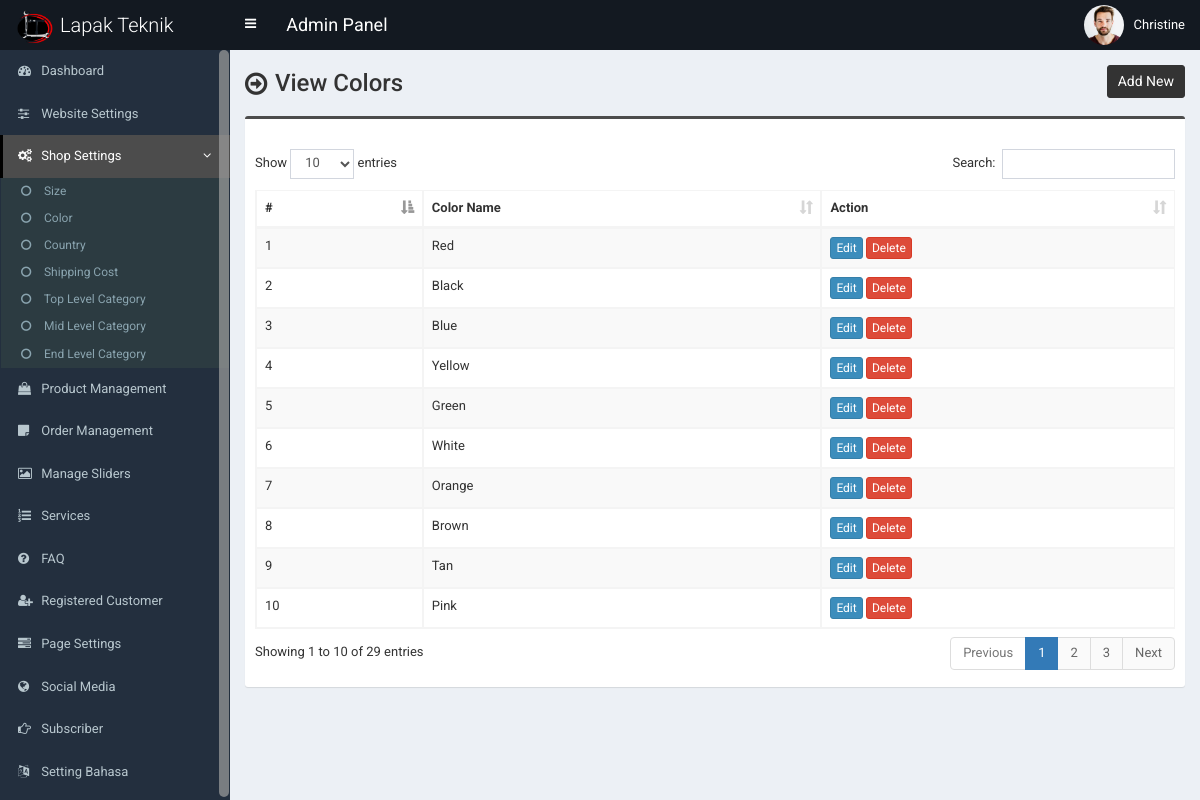
The app's page /admin/color.php (signed in) with its own data.
### tables this page shows
CREATE TABLE `tbl_settings` (
  `id` int(11) NOT NULL,
  `logo` varchar(255) NOT NULL,
  `favicon` varchar(255) NOT NULL,
  `footer_about` text NOT NULL,
  `footer_copyright` text NOT NULL,
  `contact_address` text NOT NULL,
  `contact_email` varchar(255) NOT NULL,
  `contact_phone` varchar(255) NOT NULL,
  `contact_fax` varchar(255) NOT NULL,
  `contact_map_iframe` text NOT NULL,
  `receive_email` varchar(255) NOT NULL,
  `receive_email_subject` varchar(255) NOT NULL,
  `receive_email_thank_you_message` text NOT NULL,
  `forget_password_message` text NOT NULL,
  `total_recent_post_footer` int(10) NOT NULL,
  `total_popular_post_footer` int(10) NOT NULL,
  `total_recent_post_sidebar` int(11) NOT NULL,
  `total_popular_post_sidebar` int(11) NOT NULL,
  `total_featured_product_home` int(11) NOT NULL,
  `total_latest_product_home` int(11) NOT NULL,
  `total_popular_product_home` int(11) NOT NULL,
  `meta_title_home` text NOT NULL,
  `meta_keyword_home` text NOT NULL,
  `meta_description_home` text NOT NULL,
  `banner_login` varchar(255) NOT NULL,
  `banner_registration` varchar(255) NOT NULL,
  `banner_forget_password` varchar(255) NOT NULL,
  `banner_reset_password` varchar(255) NOT NULL,
  `banner_search` varchar(255) NOT NULL,
  `banner_cart` varchar(255) NOT NULL,
  `banner_checkout` varchar(255) NOT NULL,
  `banner_product_category` varchar(255) NOT NULL,
  `banner_blog` varchar(255) NOT NULL,
  `cta_title` varchar(255) NOT NULL,
  `cta_content` text NOT NULL,
  `cta_read_more_text` varchar(255) NOT NULL,
  `cta_read_more_url` varchar(255) NOT NULL,
  `cta_photo` varchar(255) NOT NULL,
  `featured_product_title` varchar(255) NOT NULL,
  `featured_product_subtitle` varchar(255) NOT NULL,
  `latest_product_title` varchar(255) NOT NULL,
  `latest_product_subtitle` varchar(255) NOT NULL,
  `popular_product_title` varchar(255) NOT NULL,
  `popular_product_subtitle` varchar(255) NOT NULL,
  `testimonial_title` varchar(255) NOT NULL,
  `testimonial_subtitle` varchar(255) NOT NULL,
  `testimonial_photo` varchar(255) NOT NULL,
  `blog_title` varchar(255) NOT NULL,
  `blog_subtitle` varchar(255) NOT NULL,
  `newsletter_text` text NOT NULL,
  `paypal_email` varchar(255) NOT NULL,
  `stripe_public_key` varchar(255) NOT NULL,
  `stripe_secret_key` varchar(255) NOT NULL,
  `bank_detail` text NOT NULL,
  `before_head` text NOT NULL,
  `after_body` text NOT NULL,
  `before_body` text NOT NULL,
  `home_service_on_off` int(11) NOT NULL,
  `home_welcome_on_off` int(11) NOT NULL,
  `home_featured_product_on_off` int(11) NOT NULL,
  `home_latest_product_on_off` int(11) NOT NULL,
  `home_popular_product_on_off` int(11) NOT NULL,
  `home_testimonial_on_off` int(11) NOT NULL,
  `home_blog_on_off` int(11) NOT NULL,
  `newsletter_on_off` int(11) NOT NULL,
  `ads_above_welcome_on_off` int(1) NOT NULL,
  `ads_above_featured_product_on_off` int(1) NOT NULL,
  `ads_above_latest_product_on_off` int(1) NOT NULL,
  `ads_above_popular_product_on_off` int(1) NOT NULL,
  `ads_above_testimonial_on_off` int(1) NOT NULL,
  `ads_category_sidebar_on_off` int(1) NOT NULL
);

CREATE TABLE `tbl_color` (
  `color_id` int(11) NOT NULL,
  `color_name` varchar(255) NOT NULL
);

### admin/color.php (the view, shortened to what this page needs)
<?php require_once('header.php'); ?>
<section class="content-header">
	<div class="content-header-left">
		<h1>View Colors</h1>
	</div>
	<div class="content-header-right">
		<a href="color-add.php" class="btn btn-primary btn-sm">Add New</a>
	</div>
</section>
<section class="content">
  <div class="row">
    <div class="col-md-12">
      <div class="box box-info">
        <div class="box-body table-responsive">
          <table id="example1" class="table table-bordered table-hover table-striped">
			<thead>
			    <tr>
			        <th>#</th>
			        <th>Color Name</th>
			        <th>Action</th>
			    </tr>
			</thead>
            <tbody>
            	<?php
            	$i=0;
            	$statement = $pdo->prepare("SELECT * FROM tbl_color ORDER BY color_id ASC");
            	$statement->execute();
            	$result = $statement->fetchAll(PDO::FETCH_ASSOC);
            	foreach ($result as $row) {
            		$i++;
            		?>
					<tr>
	                    <td><?php echo $i; ?></td>
	                    <td><?php echo $row['color_name']; ?></td>
	                    <td>
	                        <a href="color-edit.php?id=<?php echo $row['color_id']; ?>" class="btn btn-primary btn-xs">Edit</a>
	                        <a href="#" class="btn btn-danger btn-xs" data-href="color-delete.php?id=<?php echo $row['color_id']; ?>" data-toggle="modal" data-target="#confirm-delete">Delete</a>
	                    </td>
	                </tr>
            		<?php
            	}
            	?>
            </tbody>
          </table>
        </div>
      </div>
</section>
<?php require_once('footer.php'); ?>

### admin/header.php (shortened to what this page needs)
<?php
include("inc/config.php");
$statement = $pdo->prepare("SELECT * FROM tbl_settings WHERE id=1");
$statement->execute();
$result = $statement->fetchAll(PDO::FETCH_ASSOC);
foreach ($result as $row) {
	$favicon = $row['favicon'];
}
?>
<!DOCTYPE html>
<html>
<head>
	<link rel="stylesheet" href="css/bootstrap.min.css">
	<link rel="stylesheet" href="css/font-awesome.min.css">
	<link rel="stylesheet" href="css/ionicons.min.css">
	<link rel="stylesheet" href="css/datepicker3.css">
	<link rel="stylesheet" href="css/all.css">
	<link rel="stylesheet" href="css/select2.min.css">
	<link rel="stylesheet" href="css/dataTables.bootstrap.css">
	<link rel="stylesheet" href="css/jquery.fancybox.css">
	<link rel="stylesheet" href="css/AdminLTE.min.css">
	<link rel="stylesheet" href="css/_all-skins.min.css">
	<link rel="stylesheet" href="css/on-off-switch.css" />
	<link rel="stylesheet" href="css/summernote.css">
	<link rel="stylesheet" href="style.css">
</head>
<body class="hold-transition fixed skin-blue sidebar-mini">
	<div class="wrapper">
		<header class="main-header">
			<a href="index.php" class="logo">
				<span class="logo-lg"><img src="../assets/uploads/<?php echo $favicon; ?>" width="40px"> Lapak Teknik</span>
			</a>
			<nav class="navbar navbar-static-top">
				<a href="#" class="sidebar-toggle" data-toggle="offcanvas" role="button">
				</a>
				<span style="float:left;line-height:50px;color:#fff;padding-left:15px;font-size:18px;">Admin Panel</span>
				<div class="navbar-custom-menu">
					<ul class="nav navbar-nav">
						<li class="dropdown user user-menu">
							<a href="#" class="dropdown-toggle" data-toggle="dropdown">
								<img src="../assets/uploads/<?php echo $_SESSION['user']['photo']; ?>" class="user-image" alt="User Image">
								<span class="hidden-xs"><?php echo $_SESSION['user']['full_name']; ?></span>
							</a>
						</li>
					</ul>
				</div>
			</nav>
		</header>
		<?php $cur_page = substr($_SERVER["SCRIPT_NAME"], strrpos($_SERVER["SCRIPT_NAME"], "/") + 1); ?>
		<aside class="main-sidebar">
			<section class="sidebar">
				<ul class="sidebar-menu">
					<li class="treeview <?php if ($cur_page == 'index.php') {
											echo 'active';
										} ?>">
						<a href="index.php">
							<i class="fa fa-dashboard"></i> <span>Dashboard</span>
						</a>
					</li>
					<li class="treeview <?php if (($cur_page == 'settings.php')) {
											echo 'active';
										} ?>">
						<a href="settings.php">
							<i class="fa fa-sliders"></i> <span>Website Settings</span>
						</a>
					</li>
					<li class="treeview <?php if (($cur_page == 'size.php') || ($cur_page == 'size-add.php') || ($cur_page == 'size-edit.php') || ($cur_page == 'color.php') || ($cur_page == 'color-add.php') || ($cur_page == 'color-edit.php') || ($cur_page == 'country.php') || ($cur_page == 'country-add.php') || ($cur_page == 'country-edit.php') || ($cur_page == 'shipping-cost.php') || ($cur_page == 'shipping-cost-edit.php') || ($cur_page == 'top-category.php') || ($cur_page == 'top-category-add.php') || ($cur_page == 'top-category-edit.php') || ($cur_page == 'mid-category.php') || ($cur_page == 'mid-category-add.php') || ($cur_page == 'mid-category-edit.php') || ($cur_page == 'end-category.php') || ($cur_page == 'end-category-add.php') || ($cur_page == 'end-category-edit.php')) {
											echo 'active';
										} ?>">
						<a href="#">
							<i class="fa fa-cogs"></i>
							<span>Shop Settings</span>
							<span class="pull-right-container">
								<i class="fa fa-angle-left pull-right"></i>
							</span>
						</a>
						<ul class="treeview-menu">
							<li><a href="size.php"><i class="fa fa-circle-o"></i> Size</a></li>
							<li><a href="color.php"><i class="fa fa-circle-o"></i> Color</a></li>
							<li><a href="country.php"><i class="fa fa-circle-o"></i> Country</a></li>
							<li><a href="shipping-cost.php"><i class="fa fa-circle-o"></i> Shipping Cost</a></li>
							<li><a href="top-category.php"><i class="fa fa-circle-o"></i> Top Level Category</a></li>
							<li><a href="mid-category.php"><i class="fa fa-circle-o"></i> Mid Level Category</a></li>
							<li><a href="end-category.php"><i class="fa fa-circle-o"></i> End Level Category</a></li>
						</ul>
					</li>
					<li class="treeview <?php if (($cur_page == 'product.php') || ($cur_page == 'product-add.php') || ($cur_page == 'product-edit.php')) {
											echo 'active';
										} ?>">
						<a href="product.php">
							<i class="fa fa-shopping-bag"></i> <span>Product Management</span>
						</a>
					</li>
					<li class="treeview <?php if (($cur_page == 'order.php')) {
											echo 'active';
										} ?>">
						<a href="order.php">
							<i class="fa fa-sticky-note"></i> <span>Order Management</span>
						</a>
					</li>
					<li class="treeview <?php if (($cur_page == 'slider.php')) {
											echo 'active';
										} ?>">
						<a href="slider.php">
							<i class="fa fa-picture-o"></i> <span>Manage Sliders</span>
						</a>
					</li>
					<li class="treeview <?php if (($cur_page == 'service.php')) {
											echo 'active';
										} ?>">
						<a href="service.php">
							<i class="fa fa-list-ol"></i> <span>Services</span>
						</a>
					</li>
					<li class="treeview <?php if (($cur_page == 'faq.php')) {
											echo 'active';
										} ?>">
						<a href="faq.php">
							<i class="fa fa-question-circle"></i> <span>FAQ</span>
						</a>
					</li>
					<li class="treeview <?php if (($cur_page == 'customer.php') || ($cur_page == 'customer-add.php') || ($cur_page == 'customer-edit.php')) {
											echo 'active';
										} ?>">
						<a href="customer.php">
							<i class="fa fa-user-plus"></i> <span>Registered Customer</span>
						</a>
					</li>
					<li class="treeview <?php if (($cur_page == 'page.php')) {
											echo 'active';
										} ?>">
						<a href="page.php">
							<i class="fa fa-tasks"></i> <span>Page Settings</span>
						</a>
					</li>
					<li class="treeview <?php if (($cur_page == 'social-media.php')) {
											echo 'active';
										} ?>">
						<a href="social-media.php">
							<i class="fa fa-globe"></i> <span>Social Media</span>
						</a>
					</li>
					<li class="treeview <?php if (($cur_page == 'subscriber.php') || ($cur_page == 'subscriber.php')) {
											echo 'active';
										} ?>">
						<a href="subscriber.php">
							<i class="fa fa-hand-o-right"></i> <span>Subscriber</span>
						</a>
					</li>
					<li class="treeview <?php if (($cur_page == 'language.php') || ($cur_page == 'language.php')) {
											echo 'active';
										} ?>">
						<a href="language.php">
							<i class="fa fa-language"></i> <span>Setting Bahasa</span>
						</a>
					</li>
				</ul>
			</section>
		</aside>
		<div class="content-wrapper">

### admin/style.css (style rules this page uses)
body { font-size: 13px; font-family: "Roboto", sans-serif; }
.navbar-nav > .user-menu .user-image { width: 40px; height: 40px; margin-top: -10px; }
.content-header > h1, .content-header .content-header-left h1 { font-family: "Roboto", sans-serif; }
.main-header .logo { text-align: left; }
.main-header .logo .logo-lg { font-family: "Roboto", sans-serif; }
.box-info { padding-top: 20px; }
.sidebar-menu li.active > a > .pull-right-container > .fa-angle-left { -webkit-transform: rotate(90deg); -ms-transform: rotate(90deg); -o-transform: rotate(90deg); transform: rotate(90deg); }
.sidebar-menu li > a > .pull-right-container > .fa-angle-left:before { content: "\f105"; }
.content-header { overflow: hidden; }
.content-header .content-header-left { float: left; padding-top: 5px; }
.content-header .content-header-right { float: right; }
.content-header .content-header-left h1 { margin-top: 0; margin-bottom: 0; padding-left: 30px; padding-bottom: 5px; font-size: 24px; position: relative; }
.content-header .content-header-left h1:before { position: absolute; top: 0; left: 0; font-family: "FontAwesome", sans-serif; font-size: 26px; content: "\f18e"; }
.content-header .content-header-right a { position: relative; font-size: 14px; }
.skin-blue .sidebar-menu > li:hover > a, .skin-blue .sidebar-menu > li.active > a { color: #fff; background: #3c8dbc; border-left-color: #3c8dbc; }
.skin-blue .main-header .logo, .skin-blue .main-header .logo:hover, .skin-blue .main-header .navbar, .skin-blue .main-header .navbar .sidebar-toggle:hover { background-color: #131921; }
.skin-blue .sidebar-menu > li:hover > a, .skin-blue .sidebar-menu > li.active > a { background-color: #4c4c4c; border-left-color: #000000; }
.box.box-info { border-top-color: #4c4c4c; }
.content-header .content-header-right a { background-color: #333333; border-color: #333333; }
.sidebar-menu .treeview-menu > li > a { font-size: 12px; }

### records on screen
tbl_settings: favicon (picture)
tbl_color: color_name "Red"
tbl_color: color_name "Black"
tbl_color: color_name "Blue"
tbl_color: color_name "Yellow"
tbl_color: color_name "Green"
tbl_color: color_name "White"
tbl_color: color_name "Orange"
tbl_color: color_name "Brown"
tbl_color: color_name "Tan"
tbl_color: color_name "Pink"

### other values on screen
$_SESSION['user']['full_name'] "Christine"
